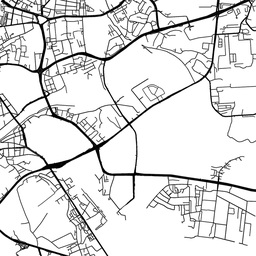
#> input picture src/M2.png, 256 x 256 px, shrunk from 1800 x 1800 before the run
$ python skeletonizeTest.py
#> lines starting #> are read from the running program, lines starting #| are printed output that depends on the picture
### src/RoadMap.py
from __future__ import division
from src import Intersection
from src import Road
import math
from skimage import io
from skimage.morphology import skeletonize
from skimage.util import invert
from PIL import Image
import geopy.distance


class RoadMap:

    # [7 lines left out: function __init__, not called in this run]

    def add_intersection(self, intrsc):
        if intrsc not in self.intersections_:
            self.intersections_.append(intrsc)

    def add_data_point(self, data):
        self.data_points_.append(data)

    # [6 lines left out: function add_road, not called in this run]

    def add_connector(self, connector):
        self.connectors_.append(connector)

    def get_morning_data(self):
        for p in self.data_points_:
            print('Morning: ' + str(p.get_traffic('Morning')))

    def get_afternoon_data(self):
        for p in self.data_points_:
            print('Afternoon: ' + str(p.get_traffic('Afternoon')))

    def get_evening_data(self):
        for p in self.data_points_:
            print('Evening: ' + str(p.get_traffic('Evening')))

    # [172 lines left out: functions previous_day, next_day, get_real_map_coordinates, get_real_distance_in_meters, get_map_distance_in_meters, get_scale and 4 more, not called in this run]

    @staticmethod
    def find_intersections(img):

        junctions = [
            [[True, False, True],
             [False, True, False],
             [False, True, False]],

            [[True, False, False],
             [False, True, True],
             [False, True, False]],

            [[True, False, False],
             [False, True, True],
             [True, False, False]],

            [[True, False, False],
             [False, True, False],
             [True, False, True]],

            [[True, False, True],
             [False, True, False],
             [True, False, False]],

            [[True, False, True],
             [False, True, False],
             [False, False, True]],

            [[False, True, False],
             [False, True, True],
             [True, False, False]],

            [[False, True, False],
             [False, True, False],
             [True, False, True]],

            [[False, True, False],
             [True, True, False],
             [False, False, True]],

            [[False, True, False],
             [False, True, True],
             [False, True, False]],

            [[False, True, False],
             [True, True, True],
             [False, False, False]],

            [[False, True, False],
             [True, True, False],
             [False, True, False]],

            [[False, False, True],
             [True, True, False],
             [False, False, True]],

            [[False, False, True],
             [True, True, False],
             [False, True, False]],

            [[False, False, True],
             [False, True, False],
             [True, False, True]],

            [[False, False, False],
             [True, True, True],
             [False, True, False]]
        ]

        intrsc = []

        for i in range(1, len(img) - 1):
            for j in range(1, len(img[0]) - 1):
                if img[i][j]:
                    # [5 lines of commented-out code are left out]

                    for junct in junctions:
                        a = 0
                        for o in range(-1, 2):
                            for o2 in range(-1, 2):
                                if junct[1 + o][1 + o2] and junct[1 + o][1 + o2] == img[i + o][j + o2]:
                                    a += 1
                        if a == 4:
                            not_present = True
                            for o in range(-2, 3):
                                for o2 in range(-2, 3):
                                    if [i+o, j+o2] in intrsc:
                                        not_present = False
                                        break
                                if not not_present:
                                    break
                            if not_present:
                                intrsc.append([i, j])
                            break
        return intrsc

    # [72 lines left out: functions get_connections, find_closest_intersections, not called in this run]

### src/skeletonizeTest.py
from skimage.morphology import skeletonize
import matplotlib.pyplot as plt
from skimage.util import invert
from skimage import io
from skimage import color
from skimage import img_as_float
from src import RoadMap as RM

# Invert the image
image = invert(io.imread('M2.png', as_gray=True))
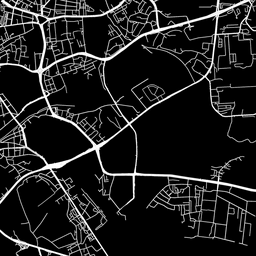
#> image: shape (256, 256) float64; min 0, max 1, mean 0.122

# perform skeletonization
image = image > 0
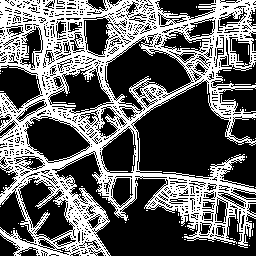
#> image: shape (256, 256) bool; 38.3% white in thin lines or dots
skeleton = skeletonize(image)
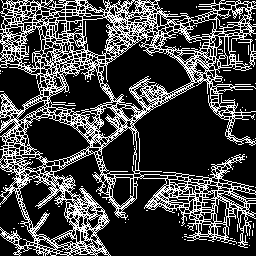
#> skeleton: shape (256, 256) bool; 26.2% white in thin lines or dots
skeleton_disp = color.gray2rgb(img_as_float(skeleton))
#> skeleton_disp: shape (256, 256, 3) float64; values 0 (black) and 1 (white), 26.2% white in thin lines or dots

for i in RM.RoadMap.find_intersections(skeleton):
    skeleton_disp[i[0]][i[1]] = skeleton_disp[i[0]][i[1]] * [1, 0, 0]
#> this loop made 2262 passes
#> i on passes 1 to 3: [1, 8], [1, 12], [1, 17]
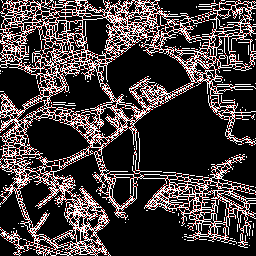
#> skeleton_disp: shape (256, 256, 3) float64; mean R, G, B 0.262, 0.227, 0.227
# display results
fig, axes = plt.subplots(nrows=1, ncols=2, figsize=(8, 4),
                         sharex=True, sharey=True)

ax = axes.ravel()

ax[0].imshow(image, cmap=plt.cm.gray)
ax[0].axis('off')
ax[0].set_title('original', fontsize=20)

ax[1].imshow(skeleton_disp, cmap=plt.cm.gray)
ax[1].axis('off')
ax[1].set_title('skeleton', fontsize=20)

fig.tight_layout()
plt.show()
